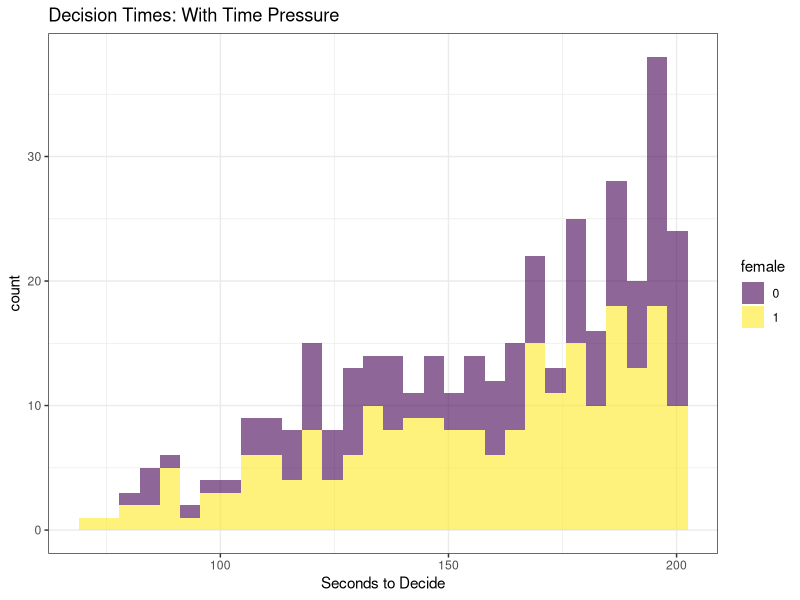

Write R code to recreate this figure.
## ---- chunk 1
knitr::opts_chunk$set(echo = FALSE, message=FALSE, warning=FALSE)
library(haven)
library(here)
library(knitr)
library(kableExtra)

library(tidyverse)
## ---- chunk 2
RTPWA<-read_dta(here("content/basics/Data/Replication_WebAppendix.dta"))
SampleDat<-RTPWA%>%select(female, TimeNTP)%>%
              mutate(female = as_factor(female))

SampleDat2<-RTPWA%>%select(female, TimeTP)%>%
              mutate(female = as_factor(female))



ggplot(data = SampleDat2, aes(TimeTP,group = female,fill = female))+
          geom_histogram( alpha = 0.6)+
          scale_fill_viridis_d()+
          xlab("Seconds to Decide")+
          #coord_cartesian(xlim = c(min(data$TimeTP, data$TimeNTP), max(data$TimeTP, data$TimeNTP)))+
          theme_bw()+
          ggtitle("Decision Times: With Time Pressure")
## ---- chunk 3
SampleDat2%>%
  group_by(female)%>%
  summarise('Average Decision Time' = mean(TimeTP))%>%
  kable(caption="Average decision times for males and females", digits = 2)%>%
  kable_styling(bootstrap_options="striped", full_width = F)
